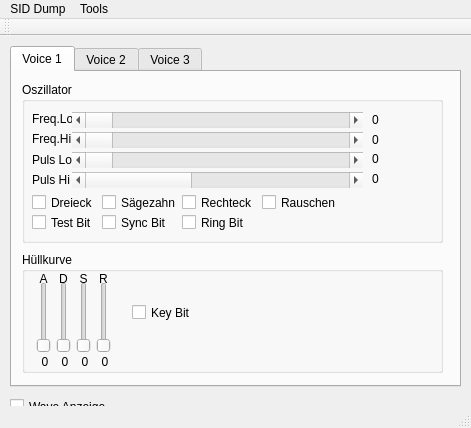
<?xml version="1.0" encoding="UTF-8"?>
<ui version="4.0">
 <class>MainWindow</class>
 <widget class="QMainWindow" name="MainWindow">
  <property name="geometry">
   <rect>
    <x>0</x>
    <y>0</y>
    <width>471</width>
    <height>428</height>
   </rect>
  </property>
  <property name="windowTitle">
   <string>realSID MOS-8580R5</string>
  </property>
  <widget class="QWidget" name="centralWidget">
   <widget class="QCheckBox" name="checkBox">
    <property name="geometry">
     <rect>
      <x>10</x>
      <y>360</y>
      <width>101</width>
      <height>21</height>
     </rect>
    </property>
    <property name="text">
     <string>Wave Anzeige</string>
    </property>
   </widget>
   <widget class="QTabWidget" name="tabWidget">
    <property name="geometry">
     <rect>
      <x>10</x>
      <y>10</y>
      <width>451</width>
      <height>341</height>
     </rect>
    </property>
    <property name="currentIndex">
     <number>0</number>
    </property>
    <widget class="QWidget" name="voice0">
     <attribute name="title">
      <string>Voice 1</string>
     </attribute>
     <widget class="QGroupBox" name="groupBox">
      <property name="geometry">
       <rect>
        <x>10</x>
        <y>10</y>
        <width>421</width>
        <height>161</height>
       </rect>
      </property>
      <property name="title">
       <string>Oszillator</string>
      </property>
      <widget class="QLabel" name="label_1">
       <property name="geometry">
        <rect>
         <x>10</x>
         <y>30</y>
         <width>52</width>
         <height>14</height>
        </rect>
       </property>
       <property name="text">
        <string>Freq.Lo</string>
       </property>
      </widget>
      <widget class="QLabel" name="label_2">
       <property name="geometry">
        <rect>
         <x>10</x>
         <y>50</y>
         <width>52</width>
         <height>14</height>
        </rect>
       </property>
       <property name="text">
        <string>Freq.Hi</string>
       </property>
      </widget>
      <widget class="QScrollBar" name="Freq0Lo">
       <property name="geometry">
        <rect>
         <x>50</x>
         <y>30</y>
         <width>291</width>
         <height>16</height>
        </rect>
       </property>
       <property name="maximum">
        <number>255</number>
       </property>
       <property name="orientation">
        <enum>Qt::Horizontal</enum>
       </property>
      </widget>
      <widget class="QScrollBar" name="Freq0Hi">
       <property name="geometry">
        <rect>
         <x>50</x>
         <y>50</y>
         <width>291</width>
         <height>16</height>
        </rect>
       </property>
       <property name="maximum">
        <number>255</number>
       </property>
       <property name="orientation">
        <enum>Qt::Horizontal</enum>
       </property>
      </widget>
      <widget class="QLabel" name="Freq0Lo_Out">
       <property name="geometry">
        <rect>
         <x>350</x>
         <y>30</y>
         <width>61</width>
         <height>16</height>
        </rect>
       </property>
       <property name="text">
        <string>0</string>
       </property>
      </widget>
      <widget class="QLabel" name="Freq0Hi_Out">
       <property name="geometry">
        <rect>
         <x>350</x>
         <y>50</y>
         <width>61</width>
         <height>16</height>
        </rect>
       </property>
       <property name="text">
        <string>0</string>
       </property>
      </widget>
      <widget class="QCheckBox" name="Tri0">
       <property name="geometry">
        <rect>
         <x>10</x>
         <y>110</y>
         <width>91</width>
         <height>21</height>
        </rect>
       </property>
       <property name="text">
        <string>Dreieck</string>
       </property>
      </widget>
      <widget class="QCheckBox" name="Saw0">
       <property name="geometry">
        <rect>
         <x>80</x>
         <y>110</y>
         <width>91</width>
         <height>21</height>
        </rect>
       </property>
       <property name="text">
        <string>Sägezahn</string>
       </property>
      </widget>
      <widget class="QCheckBox" name="Pul0">
       <property name="geometry">
        <rect>
         <x>160</x>
         <y>110</y>
         <width>91</width>
         <height>21</height>
        </rect>
       </property>
       <property name="text">
        <string>Rechteck</string>
       </property>
      </widget>
      <widget class="QCheckBox" name="Nse0">
       <property name="geometry">
        <rect>
         <x>240</x>
         <y>110</y>
         <width>91</width>
         <height>21</height>
        </rect>
       </property>
       <property name="text">
        <string>Rauschen</string>
       </property>
      </widget>
      <widget class="QLabel" name="label">
       <property name="geometry">
        <rect>
         <x>10</x>
         <y>70</y>
         <width>41</width>
         <height>16</height>
        </rect>
       </property>
       <property name="text">
        <string>Puls Lo</string>
       </property>
      </widget>
      <widget class="QLabel" name="label_3">
       <property name="geometry">
        <rect>
         <x>10</x>
         <y>90</y>
         <width>41</width>
         <height>16</height>
        </rect>
       </property>
       <property name="text">
        <string>Puls Hi</string>
       </property>
      </widget>
      <widget class="QScrollBar" name="Puls0Lo">
       <property name="geometry">
        <rect>
         <x>50</x>
         <y>70</y>
         <width>291</width>
         <height>16</height>
        </rect>
       </property>
       <property name="maximum">
        <number>255</number>
       </property>
       <property name="orientation">
        <enum>Qt::Horizontal</enum>
       </property>
      </widget>
      <widget class="QScrollBar" name="Puls0Hi">
       <property name="geometry">
        <rect>
         <x>50</x>
         <y>90</y>
         <width>291</width>
         <height>16</height>
        </rect>
       </property>
       <property name="maximum">
        <number>15</number>
       </property>
       <property name="orientation">
        <enum>Qt::Horizontal</enum>
       </property>
      </widget>
      <widget class="QLabel" name="Puls0Lo_Out">
       <property name="geometry">
        <rect>
         <x>350</x>
         <y>70</y>
         <width>52</width>
         <height>14</height>
        </rect>
       </property>
       <property name="text">
        <string>0</string>
       </property>
      </widget>
      <widget class="QLabel" name="Puls0Hi_Out">
       <property name="geometry">
        <rect>
         <x>350</x>
         <y>90</y>
         <width>52</width>
         <height>14</height>
        </rect>
       </property>
       <property name="text">
        <string>0</string>
       </property>
      </widget>
      <widget class="QCheckBox" name="Tst0">
       <property name="geometry">
        <rect>
         <x>10</x>
         <y>130</y>
         <width>71</width>
         <height>21</height>
        </rect>
       </property>
       <property name="text">
        <string>Test Bit</string>
       </property>
      </widget>
      <widget class="QCheckBox" name="Sync0">
       <property name="geometry">
        <rect>
         <x>80</x>
         <y>130</y>
         <width>80</width>
         <height>21</height>
        </rect>
       </property>
       <property name="text">
        <string>Sync Bit</string>
       </property>
      </widget>
      <widget class="QCheckBox" name="Ring0">
       <property name="geometry">
        <rect>
         <x>160</x>
         <y>130</y>
         <width>80</width>
         <height>21</height>
        </rect>
       </property>
       <property name="text">
        <string>Ring Bit</string>
       </property>
      </widget>
     </widget>
     <widget class="QGroupBox" name="groupBox_4">
      <property name="geometry">
       <rect>
        <x>10</x>
        <y>180</y>
        <width>421</width>
        <height>121</height>
       </rect>
      </property>
      <property name="title">
       <string>Hüllkurve</string>
      </property>
      <widget class="QLabel" name="label_12">
       <property name="geometry">
        <rect>
         <x>11</x>
         <y>19</y>
         <width>21</width>
         <height>16</height>
        </rect>
       </property>
       <property name="text">
        <string>A</string>
       </property>
       <property name="alignment">
        <set>Qt::AlignCenter</set>
       </property>
      </widget>
      <widget class="QCheckBox" name="Key0">
       <property name="geometry">
        <rect>
         <x>110</x>
         <y>50</y>
         <width>80</width>
         <height>21</height>
        </rect>
       </property>
       <property name="text">
        <string>Key Bit</string>
       </property>
      </widget>
      <widget class="QSlider" name="Attack0">
       <property name="geometry">
        <rect>
         <x>10</x>
         <y>30</y>
         <width>23</width>
         <height>71</height>
        </rect>
       </property>
       <property name="maximum">
        <number>15</number>
       </property>
       <property name="orientation">
        <enum>Qt::Vertical</enum>
       </property>
      </widget>
      <widget class="QLabel" name="Attack0_Out">
       <property name="geometry">
        <rect>
         <x>15</x>
         <y>100</y>
         <width>16</width>
         <height>20</height>
        </rect>
       </property>
       <property name="text">
        <string>0</string>
       </property>
       <property name="alignment">
        <set>Qt::AlignCenter</set>
       </property>
      </widget>
      <widget class="QLabel" name="Decay0_Out">
       <property name="geometry">
        <rect>
         <x>35</x>
         <y>100</y>
         <width>16</width>
         <height>20</height>
        </rect>
       </property>
       <property name="text">
        <string>0</string>
       </property>
       <property name="alignment">
        <set>Qt::AlignCenter</set>
       </property>
      </widget>
      <widget class="QLabel" name="label_13">
       <property name="geometry">
        <rect>
         <x>31</x>
         <y>19</y>
         <width>21</width>
         <height>16</height>
        </rect>
       </property>
       <property name="text">
        <string>D</string>
       </property>
       <property name="alignment">
        <set>Qt::AlignCenter</set>
       </property>
      </widget>
      <widget class="QSlider" name="Decay0">
       <property name="geometry">
        <rect>
         <x>30</x>
         <y>30</y>
         <width>23</width>
         <height>71</height>
        </rect>
       </property>
       <property name="maximum">
        <number>15</number>
       </property>
       <property name="orientation">
        <enum>Qt::Vertical</enum>
       </property>
      </widget>
      <widget class="QLabel" name="Sustain0_Out">
       <property name="geometry">
        <rect>
         <x>55</x>
         <y>100</y>
         <width>16</width>
         <height>20</height>
        </rect>
       </property>
       <property name="text">
        <string>0</string>
       </property>
       <property name="alignment">
        <set>Qt::AlignCenter</set>
       </property>
      </widget>
      <widget class="QLabel" name="label_14">
       <property name="geometry">
        <rect>
         <x>51</x>
         <y>19</y>
         <width>21</width>
         <height>16</height>
        </rect>
       </property>
       <property name="text">
        <string>S</string>
       </property>
       <property name="alignment">
        <set>Qt::AlignCenter</set>
       </property>
      </widget>
      <widget class="QSlider" name="Sustain0">
       <property name="geometry">
        <rect>
         <x>50</x>
         <y>30</y>
         <width>23</width>
         <height>71</height>
        </rect>
       </property>
       <property name="maximum">
        <number>15</number>
       </property>
       <property name="orientation">
        <enum>Qt::Vertical</enum>
       </property>
      </widget>
      <widget class="QLabel" name="Release0_Out">
       <property name="geometry">
        <rect>
         <x>75</x>
         <y>100</y>
         <width>16</width>
         <height>20</height>
        </rect>
       </property>
       <property name="text">
        <string>0</string>
       </property>
       <property name="alignment">
        <set>Qt::AlignCenter</set>
       </property>
      </widget>
      <widget class="QLabel" name="label_15">
       <property name="geometry">
        <rect>
         <x>71</x>
         <y>19</y>
         <width>21</width>
         <height>16</height>
        </rect>
       </property>
       <property name="text">
        <string>R</string>
       </property>
       <property name="alignment">
        <set>Qt::AlignCenter</set>
       </property>
      </widget>
      <widget class="QSlider" name="Release0">
       <property name="geometry">
        <rect>
         <x>70</x>
         <y>30</y>
         <width>23</width>
         <height>71</height>
        </rect>
       </property>
       <property name="maximum">
        <number>15</number>
       </property>
       <property name="orientation">
        <enum>Qt::Vertical</enum>
       </property>
      </widget>
     </widget>
    </widget>
    <widget class="QWidget" name="voice1">
     <attribute name="title">
      <string>Voice 2</string>
     </attribute>
     <widget class="QGroupBox" name="groupBox_2">
      <property name="geometry">
       <rect>
        <x>10</x>
        <y>10</y>
        <width>421</width>
        <height>161</height>
       </rect>
      </property>
      <property name="title">
       <string>Oszillator</string>
      </property>
      <widget class="QLabel" name="label_4">
       <property name="geometry">
        <rect>
         <x>10</x>
         <y>30</y>
         <width>52</width>
         <height>14</height>
        </rect>
       </property>
       <property name="text">
        <string>Freq.Lo</string>
       </property>
      </widget>
      <widget class="QLabel" name="label_5">
       <property name="geometry">
        <rect>
         <x>10</x>
         <y>50</y>
         <width>52</width>
         <height>14</height>
        </rect>
       </property>
       <property name="text">
        <string>Freq.Hi</string>
       </property>
      </widget>
      <widget class="QScrollBar" name="Freq1Lo">
       <property name="geometry">
        <rect>
         <x>50</x>
         <y>30</y>
         <width>291</width>
         <height>16</height>
        </rect>
       </property>
       <property name="maximum">
        <number>255</number>
       </property>
       <property name="orientation">
        <enum>Qt::Horizontal</enum>
       </property>
      </widget>
      <widget class="QScrollBar" name="Freq1Hi">
       <property name="geometry">
        <rect>
         <x>50</x>
         <y>50</y>
         <width>291</width>
         <height>16</height>
        </rect>
       </property>
       <property name="maximum">
        <number>255</number>
       </property>
       <property name="orientation">
        <enum>Qt::Horizontal</enum>
       </property>
      </widget>
      <widget class="QLabel" name="Freq1Lo_Out">
       <property name="geometry">
        <rect>
         <x>350</x>
         <y>30</y>
         <width>61</width>
         <height>16</height>
        </rect>
       </property>
       <property name="text">
        <string>0</string>
       </property>
      </widget>
      <widget class="QLabel" name="Freq1Hi_Out">
       <property name="geometry">
        <rect>
         <x>350</x>
         <y>50</y>
         <width>61</width>
         <height>16</height>
        </rect>
       </property>
       <property name="text">
        <string>0</string>
       </property>
      </widget>
      <widget class="QCheckBox" name="Tri1">
       <property name="geometry">
        <rect>
         <x>10</x>
         <y>110</y>
         <width>91</width>
         <height>21</height>
        </rect>
       </property>
       <property name="text">
        <string>Dreieck</string>
       </property>
      </widget>
      <widget class="QCheckBox" name="Saw1">
       <property name="geometry">
        <rect>
         <x>80</x>
         <y>110</y>
         <width>91</width>
         <height>21</height>
        </rect>
       </property>
       <property name="text">
        <string>Sägezahn</string>
       </property>
      </widget>
      <widget class="QCheckBox" name="Pul1">
       <property name="geometry">
        <rect>
         <x>160</x>
         <y>110</y>
         <width>91</width>
         <height>21</height>
        </rect>
       </property>
       <property name="text">
        <string>Rechteck</string>
       </property>
      </widget>
      <widget class="QCheckBox" name="Nse1">
       <property name="geometry">
        <rect>
         <x>240</x>
         <y>110</y>
         <width>91</width>
         <height>21</height>
        </rect>
       </property>
       <property name="text">
        <string>Rauschen</string>
       </property>
      </widget>
      <widget class="QLabel" name="label_6">
       <property name="geometry">
        <rect>
         <x>10</x>
         <y>70</y>
         <width>41</width>
         <height>16</height>
        </rect>
       </property>
       <property name="text">
        <string>Puls Lo</string>
       </property>
      </widget>
      <widget class="QLabel" name="label_7">
       <property name="geometry">
        <rect>
         <x>10</x>
         <y>90</y>
         <width>41</width>
         <height>16</height>
        </rect>
       </property>
       <property name="text">
        <string>Puls Hi</string>
       </property>
      </widget>
      <widget class="QScrollBar" name="Puls1Lo">
       <property name="geometry">
        <rect>
         <x>50</x>
         <y>70</y>
         <width>291</width>
         <height>16</height>
        </rect>
       </property>
       <property name="maximum">
        <number>255</number>
       </property>
       <property name="orientation">
        <enum>Qt::Horizontal</enum>
       </property>
      </widget>
      <widget class="QScrollBar" name="Puls1Hi">
       <property name="geometry">
        <rect>
         <x>50</x>
         <y>90</y>
         <width>291</width>
         <height>16</height>
        </rect>
       </property>
       <property name="maximum">
        <number>15</number>
       </property>
       <property name="orientation">
        <enum>Qt::Horizontal</enum>
       </property>
      </widget>
      <widget class="QLabel" name="Puls1Lo_Out">
       <property name="geometry">
        <rect>
         <x>350</x>
         <y>70</y>
         <width>52</width>
         <height>14</height>
        </rect>
       </property>
       <property name="text">
        <string>0</string>
       </property>
      </widget>
      <widget class="QLabel" name="Puls1Hi_Out">
       <property name="geometry">
        <rect>
         <x>350</x>
         <y>90</y>
         <width>52</width>
         <height>14</height>
        </rect>
       </property>
       <property name="text">
        <string>0</string>
       </property>
      </widget>
      <widget class="QCheckBox" name="Tst1">
       <property name="geometry">
        <rect>
         <x>10</x>
         <y>130</y>
         <width>71</width>
         <height>21</height>
        </rect>
       </property>
       <property name="text">
        <string>Test Bit</string>
       </property>
      </widget>
      <widget class="QCheckBox" name="Sync1">
       <property name="geometry">
        <rect>
         <x>80</x>
         <y>130</y>
         <width>80</width>
         <height>21</height>
        </rect>
       </property>
       <property name="text">
        <string>Sync Bit</string>
       </property>
      </widget>
      <widget class="QCheckBox" name="Ring1">
       <property name="geometry">
        <rect>
         <x>160</x>
         <y>130</y>
         <width>80</width>
         <height>21</height>
        </rect>
       </property>
       <property name="text">
        <string>Ring Bit</string>
       </property>
      </widget>
     </widget>
     <widget class="QGroupBox" name="groupBox_5">
      <property name="geometry">
       <rect>
        <x>10</x>
        <y>180</y>
        <width>421</width>
        <height>121</height>
       </rect>
      </property>
      <property name="title">
       <string>Hüllkurve</string>
      </property>
      <widget class="QLabel" name="label_16">
       <property name="geometry">
        <rect>
         <x>11</x>
         <y>19</y>
         <width>21</width>
         <height>16</height>
        </rect>
       </property>
       <property name="text">
        <string>A</string>
       </property>
       <property name="alignment">
        <set>Qt::AlignCenter</set>
       </property>
      </widget>
      <widget class="QCheckBox" name="Key1">
       <property name="geometry">
        <rect>
         <x>110</x>
         <y>50</y>
         <width>80</width>
         <height>21</height>
        </rect>
       </property>
       <property name="text">
        <string>Key Bit</string>
       </property>
      </widget>
      <widget class="QSlider" name="Attack1">
       <property name="geometry">
        <rect>
         <x>10</x>
         <y>30</y>
         <width>23</width>
         <height>71</height>
        </rect>
       </property>
       <property name="maximum">
        <number>15</number>
       </property>
       <property name="orientation">
        <enum>Qt::Vertical</enum>
       </property>
      </widget>
      <widget class="QLabel" name="Attack1_Out">
       <property name="geometry">
        <rect>
         <x>15</x>
         <y>100</y>
         <width>16</width>
         <height>20</height>
        </rect>
       </property>
       <property name="text">
        <string>0</string>
       </property>
       <property name="alignment">
        <set>Qt::AlignCenter</set>
       </property>
      </widget>
      <widget class="QLabel" name="Decay1_Out">
       <property name="geometry">
        <rect>
         <x>35</x>
         <y>100</y>
         <width>16</width>
         <height>20</height>
        </rect>
       </property>
       <property name="text">
        <string>0</string>
       </property>
       <property name="alignment">
        <set>Qt::AlignCenter</set>
       </property>
      </widget>
      <widget class="QLabel" name="label_17">
       <property name="geometry">
        <rect>
         <x>31</x>
         <y>19</y>
         <width>21</width>
         <height>16</height>
        </rect>
       </property>
       <property name="text">
        <string>D</string>
       </property>
       <property name="alignment">
        <set>Qt::AlignCenter</set>
       </property>
      </widget>
      <widget class="QSlider" name="Decay1">
       <property name="geometry">
        <rect>
         <x>30</x>
         <y>30</y>
         <width>23</width>
         <height>71</height>
        </rect>
       </property>
       <property name="maximum">
        <number>15</number>
       </property>
       <property name="orientation">
        <enum>Qt::Vertical</enum>
       </property>
      </widget>
      <widget class="QLabel" name="Sustain1_Out">
       <property name="geometry">
        <rect>
         <x>55</x>
         <y>100</y>
         <width>16</width>
         <height>20</height>
        </rect>
       </property>
       <property name="text">
        <string>0</string>
       </property>
       <property name="alignment">
        <set>Qt::AlignCenter</set>
       </property>
      </widget>
      <widget class="QLabel" name="label_18">
       <property name="geometry">
        <rect>
         <x>51</x>
         <y>19</y>
         <width>21</width>
         <height>16</height>
        </rect>
       </property>
       <property name="text">
        <string>S</string>
       </property>
       <property name="alignment">
        <set>Qt::AlignCenter</set>
       </property>
      </widget>
      <widget class="QSlider" name="Sustain1">
       <property name="geometry">
        <rect>
         <x>50</x>
         <y>30</y>
         <width>23</width>
         <height>71</height>
        </rect>
       </property>
       <property name="maximum">
        <number>15</number>
       </property>
       <property name="orientation">
        <enum>Qt::Vertical</enum>
       </property>
      </widget>
      <widget class="QLabel" name="Release1_Out">
       <property name="geometry">
        <rect>
         <x>75</x>
         <y>100</y>
         <width>16</width>
         <height>20</height>
        </rect>
       </property>
       <property name="text">
        <string>0</string>
       </property>
       <property name="alignment">
        <set>Qt::AlignCenter</set>
       </property>
      </widget>
      <widget class="QLabel" name="label_19">
       <property name="geometry">
        <rect>
         <x>71</x>
         <y>19</y>
         <width>21</width>
         <height>16</height>
        </rect>
       </property>
       <property name="text">
        <string>R</string>
       </property>
       <property name="alignment">
        <set>Qt::AlignCenter</set>
       </property>
      </widget>
      <widget class="QSlider" name="Release1">
       <property name="geometry">
        <rect>
         <x>70</x>
         <y>30</y>
         <width>23</width>
         <height>71</height>
        </rect>
       </property>
       <property name="maximum">
        <number>15</number>
       </property>
       <property name="orientation">
        <enum>Qt::Vertical</enum>
       </property>
      </widget>
     </widget>
    </widget>
    <widget class="QWidget" name="voice2">
     <attribute name="title">
      <string>Voice 3</string>
     </attribute>
     <widget class="QGroupBox" name="groupBox_3">
      <property name="geometry">
       <rect>
        <x>10</x>
        <y>10</y>
        <width>421</width>
        <height>161</height>
       </rect>
      </property>
      <property name="title">
       <string>Oszillator</string>
      </property>
      <widget class="QLabel" name="label_8">
       <property name="geometry">
        <rect>
         <x>10</x>
         <y>30</y>
         <width>52</width>
         <height>14</height>
        </rect>
       </property>
       <property name="text">
        <string>Freq.Lo</string>
       </property>
      </widget>
      <widget class="QLabel" name="label_9">
       <property name="geometry">
        <rect>
         <x>10</x>
         <y>50</y>
         <width>52</width>
         <height>14</height>
        </rect>
       </property>
       <property name="text">
        <string>Freq.Hi</string>
       </property>
      </widget>
      <widget class="QScrollBar" name="Freq2Lo">
       <property name="geometry">
        <rect>
         <x>50</x>
         <y>30</y>
         <width>291</width>
         <height>16</height>
        </rect>
       </property>
       <property name="maximum">
        <number>255</number>
       </property>
       <property name="orientation">
        <enum>Qt::Horizontal</enum>
       </property>
      </widget>
      <widget class="QScrollBar" name="Freq2Hi">
       <property name="geometry">
        <rect>
         <x>50</x>
         <y>50</y>
         <width>291</width>
         <height>16</height>
        </rect>
       </property>
       <property name="maximum">
        <number>255</number>
       </property>
       <property name="orientation">
        <enum>Qt::Horizontal</enum>
       </property>
      </widget>
      <widget class="QLabel" name="Freq2Lo_Out">
       <property name="geometry">
        <rect>
         <x>350</x>
         <y>30</y>
         <width>61</width>
         <height>16</height>
        </rect>
       </property>
       <property name="text">
        <string>0</string>
       </property>
      </widget>
      <widget class="QLabel" name="Freq2Hi_Out">
       <property name="geometry">
        <rect>
         <x>350</x>
         <y>50</y>
         <width>61</width>
         <height>16</height>
        </rect>
       </property>
       <property name="text">
        <string>0</string>
       </property>
      </widget>
      <widget class="QCheckBox" name="Tri2">
       <property name="geometry">
        <rect>
         <x>10</x>
         <y>110</y>
         <width>91</width>
         <height>21</height>
        </rect>
       </property>
       <property name="text">
        <string>Dreieck</string>
       </property>
      </widget>
      <widget class="QCheckBox" name="Saw2">
       <property name="geometry">
        <rect>
         <x>80</x>
         <y>110</y>
         <width>91</width>
         <height>21</height>
        </rect>
       </property>
       <property name="text">
        <string>Sägezahn</string>
       </property>
      </widget>
      <widget class="QCheckBox" name="Pul2">
       <property name="geometry">
        <rect>
         <x>160</x>
         <y>110</y>
         <width>91</width>
         <height>21</height>
        </rect>
       </property>
       <property name="text">
        <string>Rechteck</string>
       </property>
      </widget>
      <widget class="QCheckBox" name="Nse2">
       <property name="geometry">
        <rect>
         <x>240</x>
         <y>110</y>
         <width>91</width>
         <height>21</height>
        </rect>
       </property>
       <property name="text">
        <string>Rauschen</string>
       </property>
      </widget>
      <widget class="QLabel" name="label_10">
       <property name="geometry">
        <rect>
         <x>10</x>
         <y>70</y>
         <width>41</width>
         <height>16</height>
        </rect>
       </property>
       <property name="text">
        <string>Puls Lo</string>
       </property>
      </widget>
      <widget class="QLabel" name="label_11">
       <property name="geometry">
        <rect>
         <x>10</x>
         <y>90</y>
         <width>41</width>
         <height>16</height>
        </rect>
       </property>
       <property name="text">
        <string>Puls Hi</string>
       </property>
      </widget>
      <widget class="QScrollBar" name="Puls2Lo">
       <property name="geometry">
        <rect>
         <x>50</x>
         <y>70</y>
         <width>291</width>
         <height>16</height>
        </rect>
       </property>
       <property name="maximum">
        <number>255</number>
       </property>
       <property name="orientation">
        <enum>Qt::Horizontal</enum>
       </property>
      </widget>
      <widget class="QScrollBar" name="Puls2Hi">
       <property name="geometry">
        <rect>
         <x>50</x>
         <y>90</y>
         <width>291</width>
         <height>16</height>
        </rect>
       </property>
       <property name="maximum">
        <number>15</number>
       </property>
       <property name="orientation">
        <enum>Qt::Horizontal</enum>
       </property>
      </widget>
      <widget class="QLabel" name="Puls2Lo_Out">
       <property name="geometry">
        <rect>
         <x>350</x>
         <y>70</y>
         <width>52</width>
         <height>14</height>
        </rect>
       </property>
       <property name="text">
        <string>0</string>
       </property>
      </widget>
      <widget class="QLabel" name="Puls2Hi_Out">
       <property name="geometry">
        <rect>
         <x>350</x>
         <y>90</y>
         <width>52</width>
         <height>14</height>
        </rect>
       </property>
       <property name="text">
        <string>0</string>
       </property>
      </widget>
      <widget class="QCheckBox" name="Tst2">
       <property name="geometry">
        <rect>
         <x>10</x>
         <y>130</y>
         <width>71</width>
         <height>21</height>
        </rect>
       </property>
       <property name="text">
        <string>Test Bit</string>
       </property>
      </widget>
      <widget class="QCheckBox" name="Sync2">
       <property name="geometry">
        <rect>
         <x>80</x>
         <y>130</y>
         <width>80</width>
         <height>21</height>
        </rect>
       </property>
       <property name="text">
        <string>Sync Bit</string>
       </property>
      </widget>
      <widget class="QCheckBox" name="Ring2">
       <property name="geometry">
        <rect>
         <x>160</x>
         <y>130</y>
         <width>80</width>
         <height>21</height>
        </rect>
       </property>
       <property name="text">
        <string>Ring Bit</string>
       </property>
      </widget>
     </widget>
     <widget class="QGroupBox" name="groupBox_6">
      <property name="geometry">
       <rect>
        <x>10</x>
        <y>180</y>
        <width>421</width>
        <height>121</height>
       </rect>
      </property>
      <property name="title">
       <string>Hüllkurve</string>
      </property>
      <widget class="QLabel" name="label_20">
       <property name="geometry">
        <rect>
         <x>11</x>
         <y>19</y>
         <width>21</width>
         <height>16</height>
        </rect>
       </property>
       <property name="text">
        <string>A</string>
       </property>
       <property name="alignment">
        <set>Qt::AlignCenter</set>
       </property>
      </widget>
      <widget class="QCheckBox" name="Key2">
       <property name="geometry">
        <rect>
         <x>110</x>
         <y>50</y>
         <width>80</width>
         <height>21</height>
        </rect>
       </property>
       <property name="text">
        <string>Key Bit</string>
       </property>
      </widget>
      <widget class="QSlider" name="Attack2">
       <property name="geometry">
        <rect>
         <x>10</x>
         <y>30</y>
         <width>23</width>
         <height>71</height>
        </rect>
       </property>
       <property name="maximum">
        <number>15</number>
       </property>
       <property name="orientation">
        <enum>Qt::Vertical</enum>
       </property>
      </widget>
      <widget class="QLabel" name="Attack2_Out">
       <property name="geometry">
        <rect>
         <x>15</x>
         <y>100</y>
         <width>16</width>
         <height>20</height>
        </rect>
       </property>
       <property name="text">
        <string>0</string>
       </property>
       <property name="alignment">
        <set>Qt::AlignCenter</set>
       </property>
      </widget>
      <widget class="QLabel" name="Decay2_Out">
       <property name="geometry">
        <rect>
         <x>35</x>
         <y>100</y>
         <width>16</width>
         <height>20</height>
        </rect>
       </property>
       <property name="text">
        <string>0</string>
       </property>
       <property name="alignment">
        <set>Qt::AlignCenter</set>
       </property>
      </widget>
      <widget class="QLabel" name="label_21">
       <property name="geometry">
        <rect>
         <x>31</x>
         <y>19</y>
         <width>21</width>
         <height>16</height>
        </rect>
       </property>
       <property name="text">
        <string>D</string>
       </property>
       <property name="alignment">
        <set>Qt::AlignCenter</set>
       </property>
      </widget>
      <widget class="QSlider" name="Decay2">
       <property name="geometry">
        <rect>
         <x>30</x>
         <y>30</y>
         <width>23</width>
         <height>71</height>
        </rect>
       </property>
       <property name="maximum">
        <number>15</number>
       </property>
       <property name="orientation">
        <enum>Qt::Vertical</enum>
       </property>
      </widget>
      <widget class="QLabel" name="Sustain2_Out">
       <property name="geometry">
        <rect>
         <x>55</x>
         <y>100</y>
         <width>16</width>
         <height>20</height>
        </rect>
       </property>
       <property name="text">
        <string>0</string>
       </property>
       <property name="alignment">
        <set>Qt::AlignCenter</set>
       </property>
      </widget>
      <widget class="QLabel" name="label_22">
       <property name="geometry">
        <rect>
         <x>51</x>
         <y>19</y>
         <width>21</width>
         <height>16</height>
        </rect>
       </property>
       <property name="text">
        <string>S</string>
       </property>
       <property name="alignment">
        <set>Qt::AlignCenter</set>
       </property>
      </widget>
      <widget class="QSlider" name="Sustain2">
       <property name="geometry">
        <rect>
         <x>50</x>
         <y>30</y>
         <width>23</width>
         <height>71</height>
        </rect>
       </property>
       <property name="maximum">
        <number>15</number>
       </property>
       <property name="orientation">
        <enum>Qt::Vertical</enum>
       </property>
      </widget>
      <widget class="QLabel" name="Release2_Out">
       <property name="geometry">
        <rect>
         <x>75</x>
         <y>100</y>
         <width>16</width>
         <height>20</height>
        </rect>
       </property>
       <property name="text">
        <string>0</string>
       </property>
       <property name="alignment">
        <set>Qt::AlignCenter</set>
       </property>
      </widget>
      <widget class="QLabel" name="label_23">
       <property name="geometry">
        <rect>
         <x>71</x>
         <y>19</y>
         <width>21</width>
         <height>16</height>
        </rect>
       </property>
       <property name="text">
        <string>R</string>
       </property>
       <property name="alignment">
        <set>Qt::AlignCenter</set>
       </property>
      </widget>
      <widget class="QSlider" name="Release2">
       <property name="geometry">
        <rect>
         <x>70</x>
         <y>30</y>
         <width>23</width>
         <height>71</height>
        </rect>
       </property>
       <property name="maximum">
        <number>15</number>
       </property>
       <property name="orientation">
        <enum>Qt::Vertical</enum>
       </property>
      </widget>
     </widget>
    </widget>
   </widget>
  </widget>
  <widget class="QMenuBar" name="menuBar">
   <property name="geometry">
    <rect>
     <x>0</x>
     <y>0</y>
     <width>471</width>
     <height>20</height>
    </rect>
   </property>
   <widget class="QMenu" name="menuImport">
    <property name="title">
     <string>SID Dump</string>
    </property>
    <addaction name="Open_SidDump"/>
    <addaction name="Play_SidDump"/>
    <addaction name="Stop_SidDump"/>
   </widget>
   <widget class="QMenu" name="menuTools">
    <property name="title">
     <string>Tools</string>
    </property>
    <addaction name="Import_REU_Image"/>
   </widget>
   <addaction name="menuImport"/>
   <addaction name="menuTools"/>
  </widget>
  <widget class="QToolBar" name="mainToolBar">
   <attribute name="toolBarArea">
    <enum>TopToolBarArea</enum>
   </attribute>
   <attribute name="toolBarBreak">
    <bool>false</bool>
   </attribute>
  </widget>
  <widget class="QStatusBar" name="statusBar"/>
  <action name="Open_SidDump">
   <property name="text">
    <string>Emu64 SID Dump File laden (*.sdp)</string>
   </property>
  </action>
  <action name="actionBeenden">
   <property name="text">
    <string>Beenden</string>
   </property>
  </action>
  <action name="Play_SidDump">
   <property name="text">
    <string>SID Dump abspielen</string>
   </property>
  </action>
  <action name="Stop_SidDump">
   <property name="text">
    <string>SID Dump anhalten</string>
   </property>
  </action>
  <action name="Import_REU_Image">
   <property name="text">
    <string>Mischwellen (3,5,6,7) von REU-Image laden</string>
   </property>
  </action>
 </widget>
 <layoutdefault spacing="6" margin="11"/>
 <resources/>
 <connections/>
</ui>
